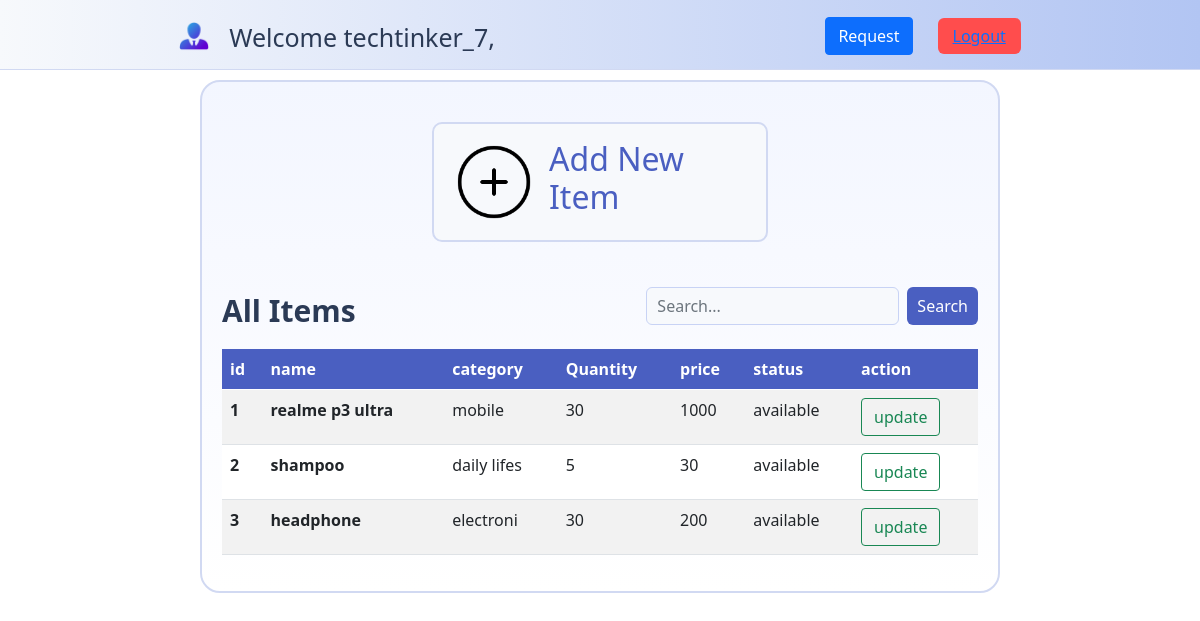
The app's page /admin-dashboard with its own data.
### application/models.py (models this page shows)
class User(db.Model):
    id = db.Column(db.Integer, primary_key=True)
    username = db.Column(db.String(), nullable=False, unique=True)
    email = db.Column(db.String(), nullable=False, unique=True)
    role = db.Column(db.String(), nullable=False)
    password = db.Column(db.String(), nullable=False, unique=True)
    requests = db.relationship("Requests", backref="user")

class Products(db.Model):
    id = db.Column(db.Integer, primary_key=True)
    name = db.Column(db.String(), nullable=False)
    category = db.Column(db.String(), nullable=False)
    quantity = db.Column(db.Integer, nullable=False)
    amount = db.Column(db.Integer, nullable=False)
    status = db.Column(db.String(), nullable=False,default= "available")
    requests = db.relationship("Requests", backref="product")

### application/controllers.py (the view)
@app.route('/admin-dashboard')
def manager():
    admin_user = User.query.filter_by(role = 'seller').first()
    all_products = Products.query.all()
    return render_template('admin-dashboard.html' , admin_user = admin_user, all_products = all_products)

### templates/admin-dashboard.html (shortened to what this page needs)
<!DOCTYPE html>
<html lang="en">
<head>
    <link href="https://cdn.jsdelivr.net/npm/bootstrap@5.0.2/dist/css/bootstrap.min.css" rel="stylesheet"
>
    <link rel="stylesheet" href="/static/admin.css">
</head>
<body>
    <header class="nav">
        <div class="left">
            <img src="/static/icons/manager.png" alt="">
            <h1><a href="/templates/admin-dashboard.html"></a>Welcome {{ admin_user.username }},</h1>
        </div>
        <ul>
            <li><a href="/admin-request" class="btn btn-primary">Request</a></li>
            <li class="logout"><a href="/login">Logout</a></li>
        </ul>
    </header>
    <main>
        <div class="add-item-box">
            <div class="plus-icon"><a href="/add"><img src="/static/icons/icons8-plus-128.png" alt=""></a></div>
            <h2>Add New Item</h2>
        </div>
        <div class="header-box">
            <h1>All Items</h1>
            <form action="/search" method="POST" class="search-box d-flex">
                <input type="text" placeholder="Search..." name="search_term" id="search_term" class="form-control">
                <input type="submit" class="btn btn-primary ms-2" value="Search">
            </form>
        </div>
        <table class="table table table-striped">
            <thead>
                <tr>
                    <th scope="col">id</th>
                    <th scope="col">name</th>
                    <th scope="col">category</th>
                    <th scope="col">Quantity</th>
                    <th scope="col">price</th>
                    <th scope="col">status</th>
                    <th scope="col">action</th>
                </tr>
            </thead>
            <tbody>
                {% for product in all_products %}
                <tr>
                    <th scope="row">{{ product.id }}</th>
                    <th>{{ product.name }}</th>
                    <td>{{ product.category }}</td>
                    <td>{{ product.quantity }}</td>
                    <td>{{ product.amount }}</td>
                    <td>{{ product.status }}</td>
                    <td><a href="/update/{{ product.id }}" class="btn btn-outline-success">update</a>
                    </td>
                </tr>
                {% endfor %}
            </tbody>
        </table>
    </main>
</body>
</html>

### static/admin.css (style rules this page uses)
* { margin: 0; padding: 0; }
header.nav { width: 100%; height: 70px; background: linear-gradient(to right, #F7F9FC, #b2c5f3); border-bottom: 1px solid #d1d9f2; display: flex; justify-content: space-around; align-items: center; padding: 0 30px; }
img { height: 30px; }
header.nav .left { display: flex; align-items: center; justify-content: center; gap: 20px; }
h1 { padding-top: 11px; font-size: 25px; color: #2B3A55; }
header.nav ul { list-style: none; display: flex; gap: 25px; align-items: center; justify-self: center; }
header.nav ul li { font-size: 16px; font-weight: 500; color: #3c4c75; cursor: pointer; margin-top: 17px; }
header.nav ul li.logout { background: #ff4d4d; color: white; padding: 6px 15px; border-radius: 6px; }
.add-item-box { border: 2px solid #d1d9f2; width: 28vw; margin: 20px auto; display: flex; align-items: center; padding: 20px; border-radius: 10px; gap: 15px; height: 120px; background: #F7F9FC; }
.add-item-box img { height: 80px; }
.add-item-box h2 { color: #4A5FC1; }
.header-box { width: 100%; display: flex; justify-content: space-between; align-items: center; padding: 20px 0; }
.header-box h1 { font-size: 30px; font-weight: 700; margin: 0; color: #2B3A55; }
.search-box input { padding: 6px 10px; font-size: 16px; border: 1px solid #c8d3f5; border-radius: 6px; outline: none; background: #F7F9FC; color: #2B3A55; }
.search-box input[type="submit"] { background: #4A5FC1; color: white; border: none; cursor: pointer; }
main { border: 2px solid #d1d9f2; margin: 10px 200px; padding: 20px; border-radius: 20px; background: linear-gradient(to top, #ffffff, #f3f6ff); }
.table { background: #ffffff; }
.table thead { background: #4A5FC1 !important; color: white; }

### records on screen
User: username "techtinker_7"
Products: id "1", name "realme p3 ultra", category "mobile", quantity "30", amount "1000", status "available"
Products: id "2", name "shampoo", category "daily lifes", quantity "5", amount "30", status "available"
Products: id "3", name "headphone", category "electroni", quantity "30", amount "200", status "available"
